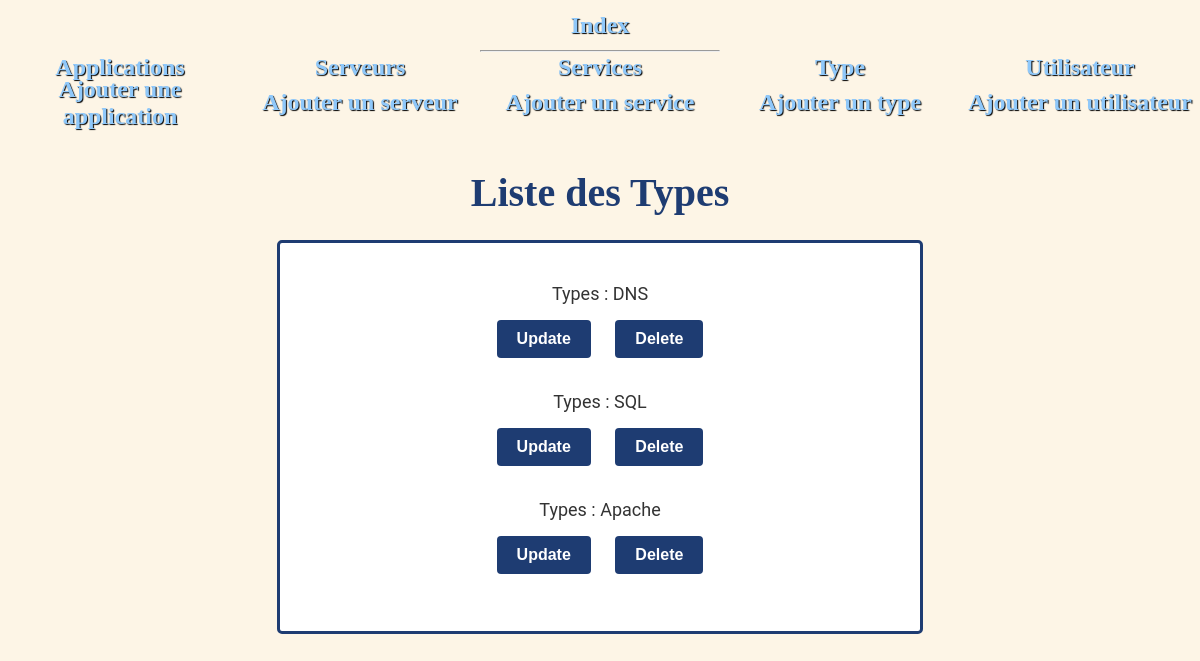
/adminsite/types/, run on the app's committed database.
### adminsite/models.py (models this page shows, shortened)
class Types(models.Model):
    test_choices = (("Apache","Apache"),("SQL","SQL"),("DNS","DNS"),("Proxy","Proxy"),("Imap","Imap"))
    type = models.CharField(max_length=20, choices=test_choices, null=True)
    description = models.TextField(null = True, blank = True)
    def __str__(self):
        return f"{self.type}"

### adminsite/types_views.py (the view)
# urls.py: path('', views.index),
def index(request):
    app = list(models.Types.objects.all())
    return render(request, 'adminsite/types/affiche.html',{"liste": app})

### adminsite/templates/adminsite/types/affiche.html (shortened to what this page needs)
<!DOCTYPE html>
<html lang="fr">
    {% extends "adminsite/main.html" %}
    {% block content %}
    <h2> Liste des Types</h2>
    <div class="form">
    <ol>
        {% for l in liste %}
        <p>Types : {{l}}</p>
    <a href="/adminsite/types/update/{{l.id}}/">
    <input type="submit" value="Update" class="button">{% csrf_token %}</a>
    <a href="/adminsite/types/delete/{{ l.id }}/" >
    <input type="submit" value="Delete" class="button">{% csrf_token %}</a>
        {% endfor %}
    </ol></div>
    {% endblock %}

### adminsite/static/adminsite/index.css (style rules this page uses)
* { padding: 0; margin: 0; }
body { text-align: center; background-color:oldlace; }
.button { display: inline-block; padding: 10px 20px; font-size: 16px; font-weight: bold; text-align: center; text-decoration: none; background-color: #1e3c72; color: #fff; border: none; border-radius: 4px; cursor: pointer; transition: background-color 0.3s ease; margin-top: 1%; margin-bottom: 4%; }
.form { max-width: 50%; margin: 0 auto; padding: 20px; margin-top: 4%; margin-bottom: 1%; padding-bottom: 2%; background-color: #fff; border: 3px solid #1e3c72; border-radius: 5px; font-size: large; }
h2 { color:#1e3c72; font-weight: bold; margin-top: 2%; font-size: 250%; margin-bottom: 2%; }
.form { width: 50%; margin: auto; text-align: center; }
.form > * { padding: 10px; }
.form > ol > * { padding: 10px; margin: auto; }
.form>ol>p { width: 75%; }
p { font-family: 'Roboto', sans-serif; font-size: 100%; color: #333333; }

### adminsite/templates/adminsite/main.html (style rules this page uses)
a:link { text-decoration:none }

### data on the page
Types: type "DNS"
Types: type "SQL"
Types: type "Apache"
